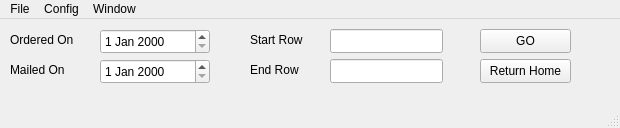
<?xml version="1.0" encoding="UTF-8"?>
<ui version="4.0">
 <class>DiplomaDates</class>
 <widget class="QMainWindow" name="DiplomaDates">
  <property name="geometry">
   <rect>
    <x>0</x>
    <y>0</y>
    <width>620</width>
    <height>128</height>
   </rect>
  </property>
  <property name="minimumSize">
   <size>
    <width>620</width>
    <height>128</height>
   </size>
  </property>
  <property name="maximumSize">
   <size>
    <width>620</width>
    <height>128</height>
   </size>
  </property>
  <property name="windowTitle">
   <string>SHADIPL | DTE Assistant | Lane Community College</string>
  </property>
  <widget class="QWidget" name="centralwidget">
   <widget class="QLabel" name="label_StartRow">
    <property name="geometry">
     <rect>
      <x>250</x>
      <y>10</y>
      <width>61</width>
      <height>21</height>
     </rect>
    </property>
    <property name="text">
     <string>Start Row</string>
    </property>
   </widget>
   <widget class="QLineEdit" name="lineEdit_StartRow">
    <property name="geometry">
     <rect>
      <x>330</x>
      <y>10</y>
      <width>113</width>
      <height>24</height>
     </rect>
    </property>
   </widget>
   <widget class="QLineEdit" name="lineEdit_EndRow">
    <property name="geometry">
     <rect>
      <x>330</x>
      <y>40</y>
      <width>113</width>
      <height>24</height>
     </rect>
    </property>
   </widget>
   <widget class="QLabel" name="label_EndRow">
    <property name="geometry">
     <rect>
      <x>250</x>
      <y>40</y>
      <width>61</width>
      <height>21</height>
     </rect>
    </property>
    <property name="text">
     <string>End Row</string>
    </property>
   </widget>
   <widget class="QPushButton" name="pushButtonGo">
    <property name="geometry">
     <rect>
      <x>480</x>
      <y>10</y>
      <width>91</width>
      <height>24</height>
     </rect>
    </property>
    <property name="text">
     <string>GO</string>
    </property>
   </widget>
   <widget class="QPushButton" name="pushButtonHome">
    <property name="geometry">
     <rect>
      <x>480</x>
      <y>40</y>
      <width>91</width>
      <height>24</height>
     </rect>
    </property>
    <property name="text">
     <string>Return Home</string>
    </property>
   </widget>
   <widget class="QDateEdit" name="dateEdit_OrderDate">
    <property name="geometry">
     <rect>
      <x>100</x>
      <y>10</y>
      <width>110</width>
      <height>25</height>
     </rect>
    </property>
   </widget>
   <widget class="QLabel" name="label_OrderDate">
    <property name="geometry">
     <rect>
      <x>10</x>
      <y>10</y>
      <width>81</width>
      <height>21</height>
     </rect>
    </property>
    <property name="text">
     <string>Ordered On</string>
    </property>
   </widget>
   <widget class="QDateEdit" name="dateEdit_MailDate">
    <property name="geometry">
     <rect>
      <x>100</x>
      <y>40</y>
      <width>110</width>
      <height>25</height>
     </rect>
    </property>
   </widget>
   <widget class="QLabel" name="label_MailDate">
    <property name="geometry">
     <rect>
      <x>10</x>
      <y>40</y>
      <width>81</width>
      <height>21</height>
     </rect>
    </property>
    <property name="text">
     <string>Mailed On</string>
    </property>
   </widget>
  </widget>
  <widget class="QMenuBar" name="menubar">
   <property name="geometry">
    <rect>
     <x>0</x>
     <y>0</y>
     <width>620</width>
     <height>21</height>
    </rect>
   </property>
   <widget class="QMenu" name="menuConfig">
    <property name="title">
     <string>Config</string>
    </property>
    <addaction name="actionChange_Username"/>
    <addaction name="actionChange_Current_Term"/>
   </widget>
   <widget class="QMenu" name="menuWindow">
    <property name="title">
     <string>Window</string>
    </property>
    <addaction name="actionAlways_On_Top"/>
   </widget>
   <widget class="QMenu" name="menuFile">
    <property name="title">
     <string>File</string>
    </property>
    <addaction name="actionDataImport"/>
   </widget>
   <addaction name="menuFile"/>
   <addaction name="menuConfig"/>
   <addaction name="menuWindow"/>
  </widget>
  <widget class="QStatusBar" name="statusbar"/>
  <action name="actionChange_Username">
   <property name="text">
    <string>Change Username</string>
   </property>
  </action>
  <action name="actionChange_Current_Term">
   <property name="text">
    <string>Change Current Term</string>
   </property>
  </action>
  <action name="actionAlways_On_Top">
   <property name="checkable">
    <bool>true</bool>
   </property>
   <property name="text">
    <string>Always On Top?</string>
   </property>
  </action>
  <action name="actionDataImport">
   <property name="text">
    <string>Import</string>
   </property>
  </action>
 </widget>
 <tabstops>
  <tabstop>dateEdit_OrderDate</tabstop>
  <tabstop>dateEdit_MailDate</tabstop>
  <tabstop>lineEdit_StartRow</tabstop>
  <tabstop>lineEdit_EndRow</tabstop>
  <tabstop>pushButtonGo</tabstop>
  <tabstop>pushButtonHome</tabstop>
 </tabstops>
 <resources/>
 <connections/>
</ui>
